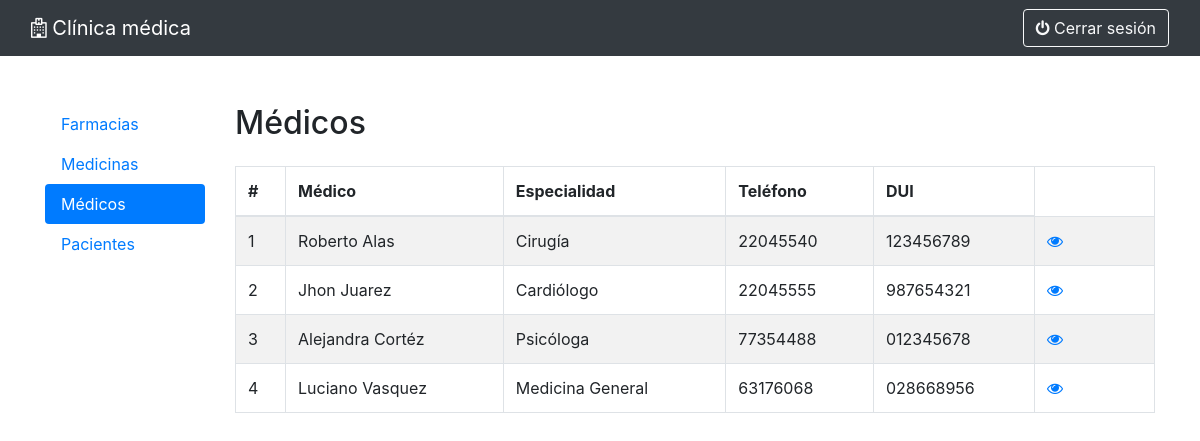
Screenshot of /medicos/index.php with the database file from the repository.
### tables this page shows
CREATE TABLE `medicos` (
  `id` int(11) NOT NULL,
  `nombre` varchar(50) NOT NULL,
  `apellido` varchar(50) NOT NULL,
  `dui` varchar(9) NOT NULL,
  `telefono` varchar(8) DEFAULT NULL,
  `especialidad` varchar(20) DEFAULT NULL,
  `farmacia_id` int(11) DEFAULT NULL
);

### medicos/index.php (the view, shortened to what this page needs)
<?php
require_once "../config.php";
?>
<!DOCTYPE html>
<html lang="en">
<head>
    <link rel="stylesheet" href="https://stackpath.bootstrapcdn.com/bootstrap/4.5.2/css/bootstrap.min.css">
    <link rel="stylesheet" href="https://maxcdn.bootstrapcdn.com/font-awesome/4.7.0/css/font-awesome.min.css">
</head>
<body>
<nav class="navbar navbar-dark bg-dark">
    <div class="container-fluid">
        <a class="navbar-brand" style="color:white"><i class="fa fa-hospital-o"></i> Clínica médica</a>
        <div class="d-flex">
            <a href="../logout.php?location=medicos" class="btn btn-outline-light pull-right"><i class="fa fa-power-off"></i> Cerrar sesión</a>
        </div>
    </div>
</nav>
<div class="container">
    <div class="row">
        <div class="col-2 mt-5 mb-3 clearfix">
            <ul class="nav flex-column nav-pills justify-content-center">
                <li class="nav-item">
                    <a class="nav-link" href="../farmacias/index.php">Farmacias</a>
                </li>
                <li class="nav-item">
                    <a class="nav-link" href="../medicinas/index.php">Medicinas</a>
                </li>
                <li class="nav-item">
                    <a class="nav-link active" href="index.php">Médicos</a>
                </li>
                <li class="nav-item">
                    <a class="nav-link" href="../pacientes/index.php">Pacientes</a>
                </li>
            </ul>
        </div>
        <div class="col-10">
            <div class="row">
                <div class="col-md-12">
                    <div class="mt-5 mb-3 clearfix">
                        <h2 class="pull-left">Médicos</h2>
                    </div>
                    <?php
                    $sql = "SELECT * FROM medicos";
                    if ($result = mysqli_query($link, $sql)) {
                        if (mysqli_num_rows($result) > 0) {
                            echo '<table class="table table-bordered table-striped">';
                            echo "<thead>";
                            echo "<tr>";
                            echo "<th>#</th>";
                            echo "<th>Médico</th>";
                            echo "<th>Especialidad</th>";
                            echo "<th>Teléfono</th>";
                            echo "<th>DUI</th>";
                            echo "</tr>";
                            echo "</thead>";
                            echo "<tbody>";
                            while ($row = mysqli_fetch_array($result)) {
                                echo "<tr>";
                                echo "<td>" . $row['id'] . "</td>";
                                echo "<td>" . $row['nombre'] . " " .  $row['apellido'] . "</td>";
                                echo "<td>" . $row['especialidad'] . "</td>";
                                echo "<td>" . $row['telefono'] . "</td>";
                                echo "<td>" . $row['dui'] . "</td>";
                                echo "<td>";
                                echo '<a href="read.php?id=' . $row['id'] . '" class="mr-3" title="View Record" data-toggle="tooltip"><span class="fa fa-eye"></span></a>';
                                echo "</td>";
                                echo "</tr>";
                            }
                            echo "</tbody>";
                            echo "</table>";
                        } else {
                            echo '<div class="alert alert-danger"><em>No se encontraron resultados.</em></div>';
                        }
                    } else {
                        echo "Hubo un error al obtener los médicos.";
                    }
                    ?>
                </div>
            </div>
        </div>
    </div>
</div>
</body>
</html>

### medicos/index.php (style rules this page uses)
table tr td:last-child { width: 120px; }

### rows the page displays
medicos: id "1", nombre "Roberto", apellido "Alas", especialidad "Cirugía", telefono "22045540", dui "123456789"
medicos: id "2", nombre "Jhon", apellido "Juarez", especialidad "Cardiólogo", telefono "22045555", dui "987654321"
medicos: id "3", nombre "Alejandra", apellido "Cortéz", especialidad "Psicóloga", telefono "77354488", dui "012345678"
medicos: id "4", nombre "Luciano", apellido "Vasquez", especialidad "Medicina General", telefono "63176068", dui "028668956"
